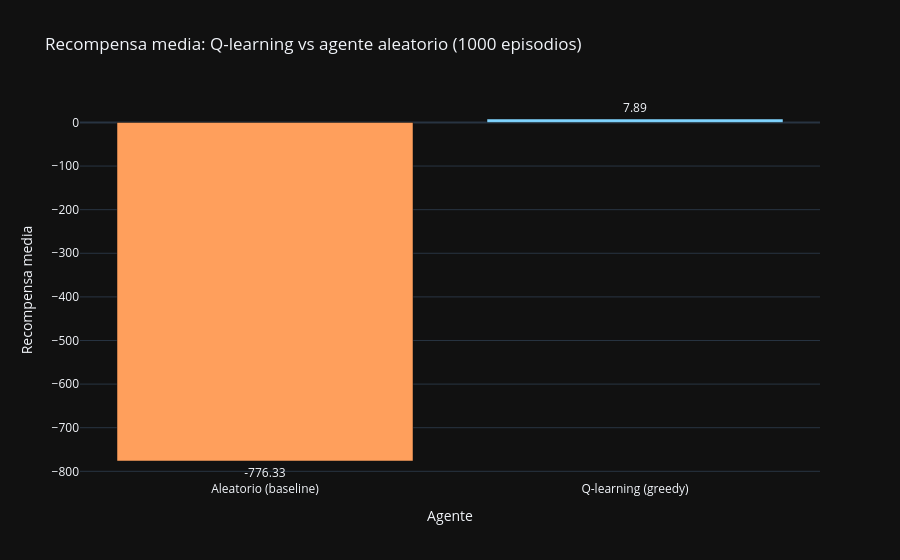

Notebook code for this chart:
### Markdown cell above
## 🏁 5 · Evaluacion

Politica greedy sobre 1000 episodios vs baseline aleatorio: recompensa media y pasos medios.

### Code cell
# Evaluacion: politica GREEDY (epsilon=0, sin exploracion) sobre 1000 episodios.
def evaluar_greedy(env, Q, episodios=1000, max_pasos=200, seed=SEED):
    recs, pasos, exitos = [], [], 0
    for ep in range(episodios):
        obs, _ = env.reset(seed=int(seed + 10000 + ep))
        total, n = 0.0, 0
        for _ in range(max_pasos):
            a = int(np.argmax(Q[obs]))          # pura explotacion
            obs, r, term, trunc, _ = env.step(a)
            total += r; n += 1
            if term or trunc:
                if r == 20:                      # dropoff correcto
                    exitos += 1
                break
        recs.append(total); pasos.append(n)
    return np.array(recs), np.array(pasos), exitos

rec_greedy, pasos_greedy, exitos = evaluar_greedy(env, Q)

comp = pd.DataFrame({
    'Agente': ['Aleatorio (baseline)', 'Q-learning (greedy)'],
    'Recompensa media': [rec_rand.mean(), rec_greedy.mean()],
    'Pasos medios': [pasos_rand.mean(), pasos_greedy.mean()],
}).round(2)
print('COMPARACION sobre 1000 episodios de evaluacion:\n')
print(comp.to_string(index=False))
print(f'\nEpisodios resueltos con exito (dropoff correcto): {exitos}/1000 '
      f'= {100*exitos/1000:.1f}%')
print(f'Mejora de recompensa vs baseline: '
      f'{rec_greedy.mean() - rec_rand.mean():+.1f} puntos')

fig = px.bar(comp, x='Agente', y='Recompensa media', color='Agente', text='Recompensa media',
             color_discrete_map={'Aleatorio (baseline)': ACCENT, 'Q-learning (greedy)': PRIMARY},
             title='Recompensa media: Q-learning vs agente aleatorio (1000 episodios)')
fig.update_traces(textposition='outside'); fig.update_layout(showlegend=False)
fig.show()

### Figure 1 — Plotly figure (JSON) as saved in the notebook; plotly's stock layout.template omitted (floating-point values rounded to 4 significant figures)
{"data": [{"hovertemplate": "Agente=%{x}<br>Recompensa media=%{text}<extra></extra>", "legendgroup": "Aleatorio (baseline)", "marker": {"color": "#ff9f5c", "pattern": {"shape": ""}}, "name": "Aleatorio (baseline)", "orientation": "v", "showlegend": true, "text": [-776.3], "textposition": "outside", "type": "bar", "x": ["Aleatorio (baseline)"], "xaxis": "x", "y": [-776.3], "yaxis": "y"}, {"hovertemplate": "Agente=%{x}<br>Recompensa media=%{text}<extra></extra>", "legendgroup": "Q-learning (greedy)", "marker": {"color": "#7fd4ff", "pattern": {"shape": ""}}, "name": "Q-learning (greedy)", "orientation": "v", "showlegend": true, "text": [7.89], "textposition": "outside", "type": "bar", "x": ["Q-learning (greedy)"], "xaxis": "x", "y": [7.89], "yaxis": "y"}], "layout": {"barmode": "relative", "legend": {"title": {"text": "Agente"}, "tracegroupgap": 0}, "showlegend": false, "title": {"text": "Recompensa media: Q-learning vs agente aleatorio (1000 episodios)"}, "xaxis": {"anchor": "y", "categoryarray": ["Aleatorio (baseline)", "Q-learning (greedy)"], "categoryorder": "array", "domain": [0.0, 1.0], "title": {"text": "Agente"}}, "yaxis": {"anchor": "x", "domain": [0.0, 1.0], "title": {"text": "Recompensa media"}}}}
